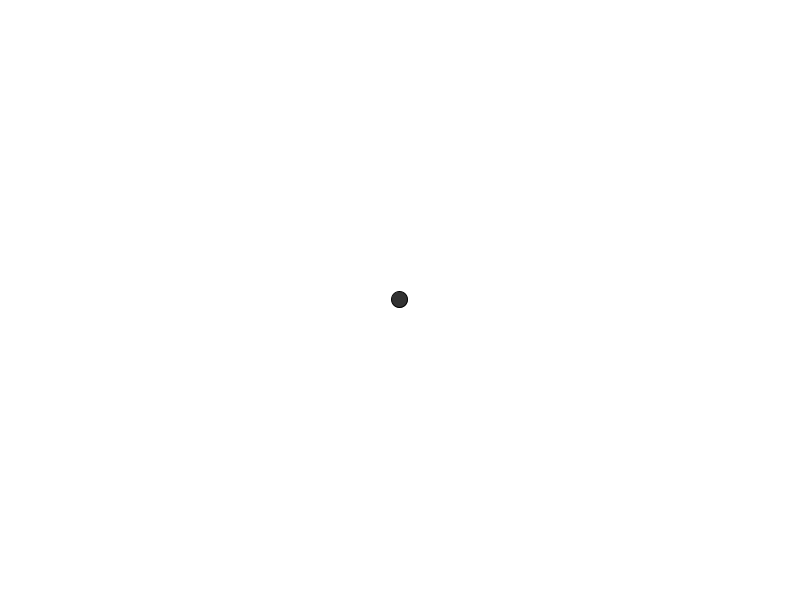
Frame 1 (no input)
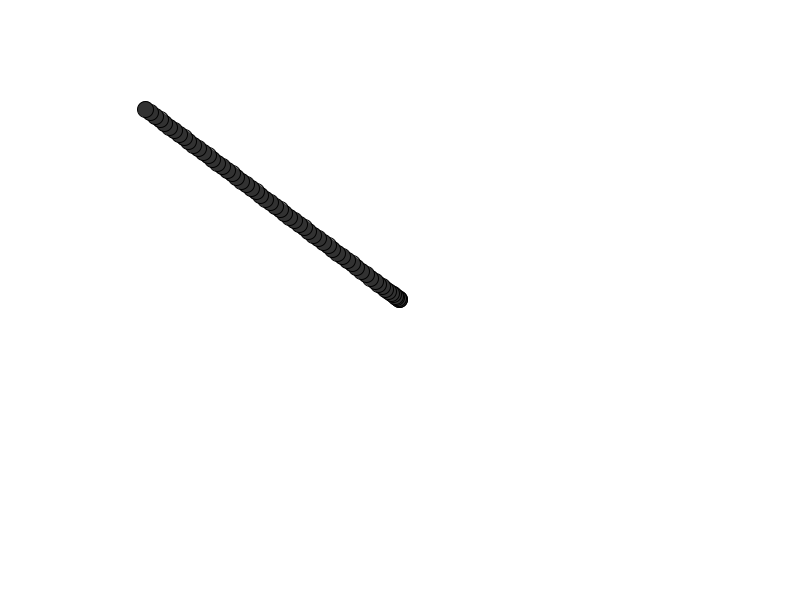
Frame 60 (the mouse pressed at the canvas centre just before this capture)
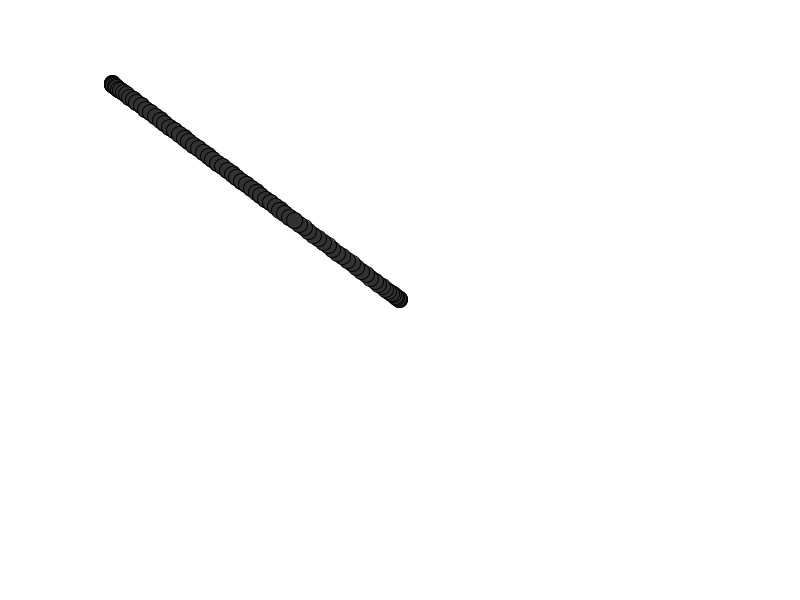
Frame 120 (the mouse held since frame 60 and released just before this capture)

The Processing sketch that drew these frames (run headless with seeded random() and noise(); from frame 60 on, the mouse is pressed at the canvas centre):

// Processing sketch: MoverMouse1
// ── MoverMouse1.pde
int i;
int n = 1;
Mover mover;

void setup() {
  size(800, 600);
  mover = new Mover();
  background(255);
  frameRate(1000);
}

void draw() {
  mover.update();
  mover.checkEdges();
  mover.display();
}

void mousePressed() {
  if (mouseButton == RIGHT) {
     background(255);
  } 
}

// ── MoverClass.pde
class Mover {
  PVector location;
  PVector velocity;
  PVector acceleration;

  Mover() {
    location = new PVector(width/2, height/2);
    velocity = new PVector(0, 0);
    //acceleration = new PVector(random(-0.01, 0.01), random(-0.01, 0.01));
  }
  
  void update() {
    PVector mouse = new PVector(mouseX, mouseY);
    PVector toMouse = PVector.sub(mouse, location);
    toMouse.normalize();
    toMouse.mult(0.4);
    
    velocity.add(toMouse);
    velocity.limit(6);
    location.add(velocity);
  }
  
  void display() {
    stroke(0);
    fill(50);
    ellipse(location.x, location.y, 16, 16);
  }
  
  void checkEdges() {
    if (location.x > width) {
      location.x = 0;
    } else if (location.x < 0) {
      location.x = width;
    }
    
    if (location.y > height) {
      location.y = 0;
    } else if (location.y < 0) {
      location.y = height;
    }
  }
}
